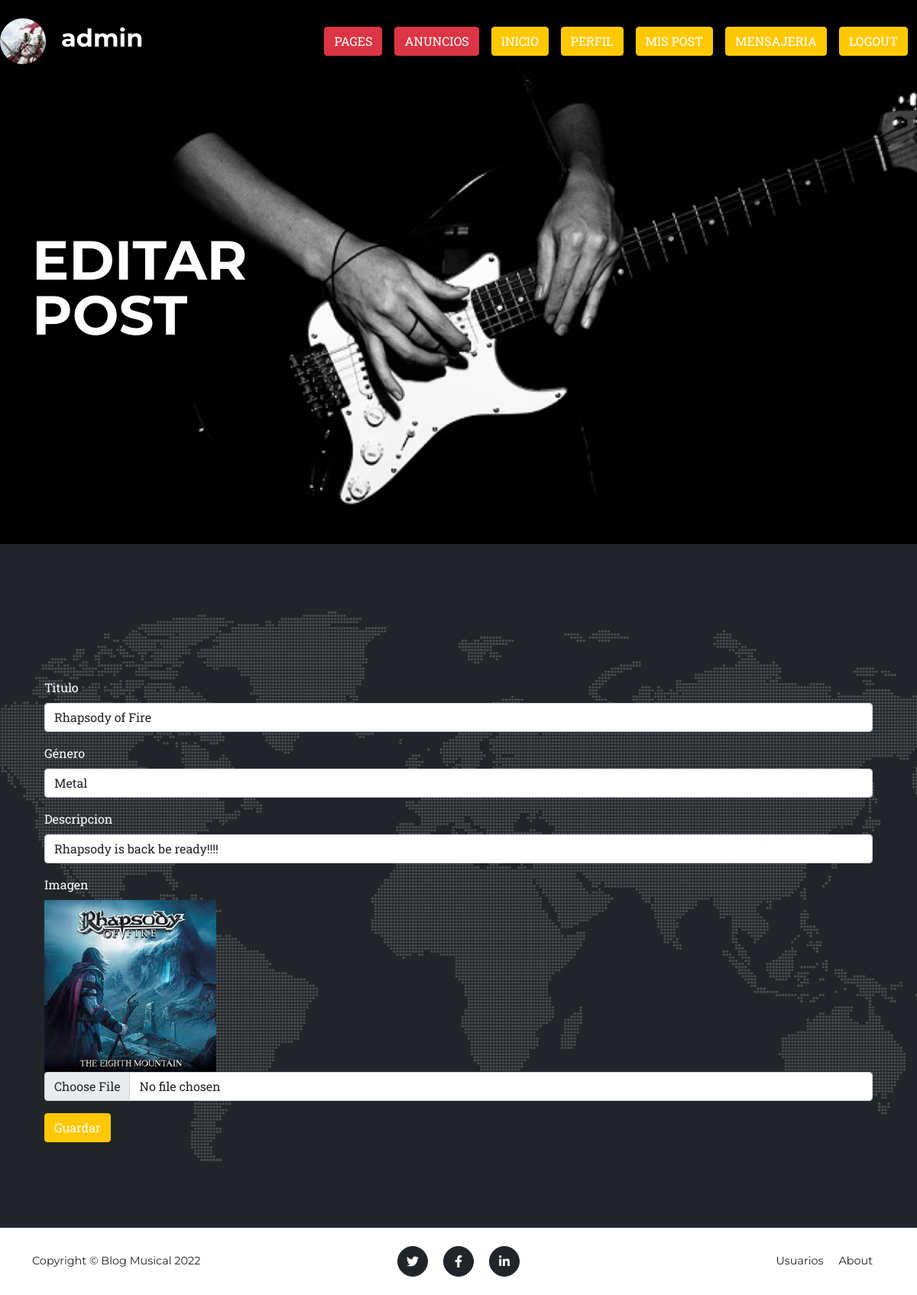
The app's page /editarPost/10 (signed in) with its own data.
### AppDesafio/models.py (models this page shows, shortened)
class Posteo(models.Model):
    usuarioCreador = models.TextField(max_length=50)
    fecha =  models.DateField()
    titulo = models.TextField(max_length=50)
    subtitulo = models.TextField(max_length=50)
    descripcion = models.TextField(max_length=500)
    imagen = models.ImageField(upload_to=filepath, null=True, blank=True)

### AppDesafio/views.py (the view, shortened to what this page needs)
# urls.py: path('editarPost/<str:pk>', editarPost, name='editarPost'),
@login_required
def editarPost(request, pk):
    avatar = Avatar.objects.filter(user=request.user)
    try:
        posteo = Posteo.objects.get(id=pk)
    except:
        return render(request, 'AppDesafio/inicio.html', {'mensaje': 'No hay páginas aún', 'error':'error', 'url':avatar[0].avatar.url} )
    return render(request, 'AppDesafio/editPost.html', {'posteo': posteo, 'url':avatar[0].avatar.url})

### AppDesafio/templates/AppDesafio/editPost.html (shortened to what this page needs)
{% extends "AppDesafio/padre.html" %}
{% load static %}
{% block avatar%}
<div><img src="{{url}}" width="60px" height="60px" style="border-radius:30px" alt=""></div>
<div style="color:white; margin-left: 20px">
<h2>{{user}}</h2>
</div>
{% endblock %}
{% block TituloInicio %}
<header class="masthead">
    <div class="container">
        <div class="masthead-heading text-uppercase"style="margin-right: 1000px">Editar POST</div>
    </div>
</header>
{% endblock %}
{% block contenidoQueCambia %}
{% if request.user.username == posteo.usuarioCreador or request.user.is_superuser%}
<div class="card-body">
    <form action="" method="POST" enctype="multipart/form-data" style="color:white">
        <div class="mb-3">
            <label for="" class="form-label">Titulo</label>
            <input type="text" Required name="titulo" value="{{posteo.titulo}}" class="form-control">
        </div>
        <div class="mb-3">
            <label for="" class="form-label">Género</label>
            <select name="genero" class="form-control">
                <option value="{{posteo.subtitulo}}" selected>{{posteo.subtitulo}}</option>
              </select>
        </div>
        <div class="mb-3">
            <label for="" class="form-label">Descripcion</label>
            <input type="text" Required name="descripcion" value="{{posteo.descripcion}}" class="form-control">
        </div>
        <div>
            <label for="" class="form-label">Imagen</label>
        </div>
         <div class="mb-3">
            {% if posteo.imagen %}
                <img src="{{posteo.imagen.url}}" alt="" style="max-width:300px">
            {% endif %}
            <input type="file" name="imagen" class="form-control">
        </div>
        <button type="submit" class="btn btn-primary">Guardar</button>
    </form>
</div>
{% else %}
<div style="color:white">
<h1>NO PERMITIDO.</h1>
</div>
{% endif %}
{% endblock %}

### records on screen
Posteo: titulo "Rhapsody of Fire", genero "Metal", descripcion "Rhapsody is back be ready!!!!", imagen (picture)

### other values on screen
{{ user }} "admin"
